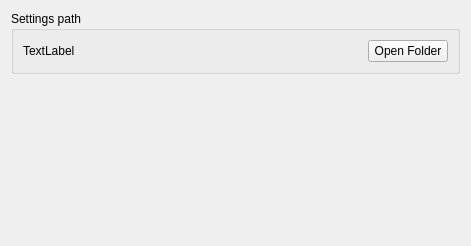
         <widget class="QWidget" name="scrollAreaWidgetContents_5">
          <property name="geometry">
           <rect>
            <x>0</x>
            <y>0</y>
            <width>471</width>
            <height>246</height>
           </rect>
          </property>
          <layout class="QVBoxLayout" name="verticalLayout_11">
           <item>
            <widget class="QGroupBox" name="groupBox_6">
             <property name="sizePolicy">
              <sizepolicy hsizetype="Preferred" vsizetype="Fixed">
               <horstretch>0</horstretch>
               <verstretch>0</verstretch>
              </sizepolicy>
             </property>
             <property name="title">
              <string>Settings path</string>
             </property>
             <layout class="QHBoxLayout" name="horizontalLayout_3">
              <item>
               <widget class="QLabel" name="labelSettingsFile">
                <property name="sizePolicy">
                 <sizepolicy hsizetype="Preferred" vsizetype="Fixed">
                  <horstretch>0</horstretch>
                  <verstretch>0</verstretch>
                 </sizepolicy>
                </property>
                <property name="text">
                 <string>TextLabel</string>
                </property>
                <property name="wordWrap">
                 <bool>true</bool>
                </property>
               </widget>
              </item>
              <item>
               <widget class="QPushButton" name="pushButtonOpenSettingsFolder">
                <property name="sizePolicy">
                 <sizepolicy hsizetype="Fixed" vsizetype="Fixed">
                  <horstretch>0</horstretch>
                  <verstretch>0</verstretch>
                 </sizepolicy>
                </property>
                <property name="text">
                 <string>Open Folder</string>
                </property>
               </widget>
              </item>
             </layout>
            </widget>
           </item>
           <item>
            <spacer name="verticalSpacer_6">
             <property name="orientation">
              <enum>Qt::Vertical</enum>
             </property>
             <property name="sizeHint" stdset="0">
              <size>
               <width>20</width>
               <height>40</height>
              </size>
             </property>
            </spacer>
           </item>
          </layout>
         </widget>
